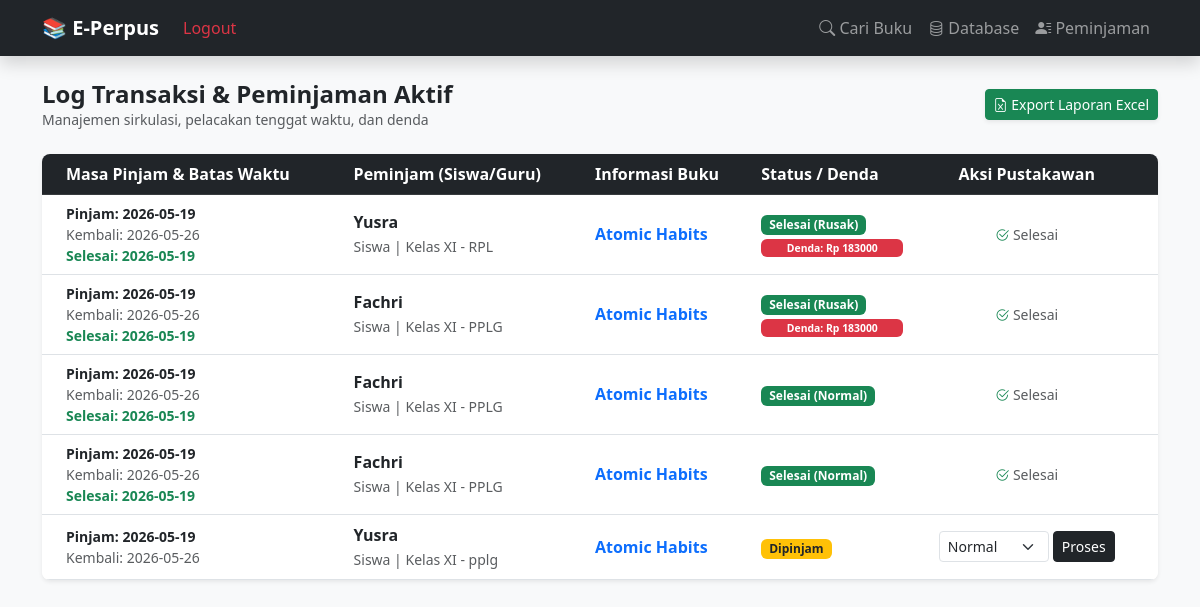
Before: /peminjaman (signed in) with the older database file.
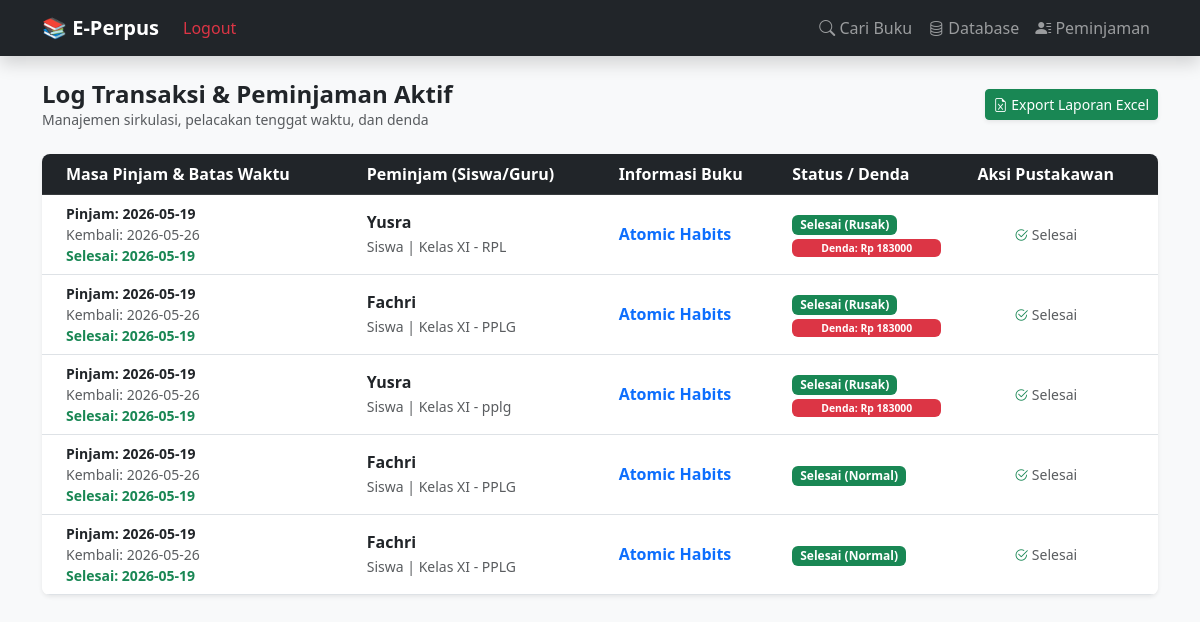
After: the same page with the newer database file.
### tables this page shows
CREATE TABLE peminjaman (
            id INTEGER PRIMARY KEY AUTOINCREMENT,
            id_buku INTEGER,
            id_anggota TEXT, -- Nama Peminjam
            tipe_user TEXT,  -- Siswa / Guru
            kelas TEXT,
            jurusan TEXT,
            tgl_pinjam TEXT,
            tgl_kembali_seharusnya TEXT,
            tgl_dikembalikan TEXT,
            status TEXT DEFAULT 'Dipinjam', -- Dipinjam / Kembali / Rusak / Hilang
            denda INTEGER DEFAULT 0,
            FOREIGN KEY(id_buku) REFERENCES buku(id)
        );

CREATE TABLE buku (
            id INTEGER PRIMARY KEY AUTOINCREMENT,
            -- Data Katalog (Publik)
            judul TEXT NOT NULL,
            sub_judul TEXT,
            penulis TEXT,
            penerbit TEXT,
            tahun_terbit TEXT,
            isbn TEXT,
            kategori TEXT,
            sinopsis TEXT,
            cover_img TEXT,
            -- Data Inventaris (Internal Pustakawan)
            id_buku_fisik TEXT UNIQUE, -- Barcode / ID Unik Eksemplar
            nomor_panggil TEXT,        -- Call Number di Rak
            lokasi_rak TEXT,
            sumber_perolehan TEXT,     -- Pembelian / Hadiah / Sumbangan
            tanggal_masuk TEXT,
            kondisi_buku TEXT DEFAULT 'Baik', -- Baik / Rusak / Hilang
            harga_buku INTEGER DEFAULT 0,     -- Untuk Pelaporan Aset & Denda Opsi A
            stok INTEGER DEFAULT 1
        );

### app.py (the view)
@app.route('/peminjaman')
def daftar_peminjaman():
    if not session.get('logged_in'):
        flash('Silakan login terlebih dahulu!', 'danger')
        return redirect(url_for('login'))
    conn = get_db_connection()
    peminjaman_data = conn.execute('''
        SELECT p.id, b.judul, p.id_anggota as nama, p.tipe_user, p.kelas, p.jurusan,
               p.tgl_pinjam, p.tgl_kembali_seharusnya, p.tgl_dikembalikan, p.status, p.denda
        FROM peminjaman p
        JOIN buku b ON p.id_buku = b.id
        ORDER BY p.status DESC, p.tgl_pinjam DESC
    ''').fetchall()
    conn.close()
    peminjaman_final = []
    tgl_sekarang = datetime.now().date()
    for row in peminjaman_data:
        p = dict(row)
        if p['status'] == 'Dipinjam' and p['tgl_kembali_seharusnya']:
            tgl_tenggat = datetime.strptime(p['tgl_kembali_seharusnya'], '%Y-%m-%d').date()
            selisih = (tgl_sekarang - tgl_tenggat).days
            if selisih > 0:
                p['terlambat'] = True
                p['durasi_terlambat'] = selisih
            else:
                p['terlambat'] = False
                p['durasi_terlambat'] = 0
        else:
            p['terlambat'] = False
            p['durasi_terlambat'] = 0
        peminjaman_final.append(p)
    return render_template('peminjaman.html', peminjaman=peminjaman_final)

### app.py (called while the page is built)
def get_db_connection():
    base_dir = os.path.dirname(os.path.abspath(__file__))
    db_path = os.path.join(base_dir, 'perpustakaan.db')
    conn = sqlite3.connect(db_path)
    conn.row_factory = sqlite3.Row
    return conn

### templates/peminjaman.html (shortened to what this page needs)
{% extends 'layout.html' %}
{% block content %}
<div class="d-flex justify-content-between align-items-center mb-4 mt-2">
    <div>
        <h4 class="fw-bold mb-0 text-dark">Log Transaksi & Peminjaman Aktif</h4>
        <p class="text-muted small mb-0">Manajemen sirkulasi, pelacakan tenggat waktu, dan denda</p>
    </div>
    {% if session.get('logged_in') %}
    <a href="/export_peminjaman" class="btn btn-success btn-sm shadow-sm">
        <i class="bi bi-file-earmark-excel"></i> Export Laporan Excel
    </a>
    {% endif %}
</div>
<div class="card shadow-sm border-0 rounded-3 overflow-hidden">
    <div class="table-responsive">
        <table class="table table-hover align-middle mb-0">
            <thead class="table-dark">
                <tr>
                    <th class="ps-4">Masa Pinjam & Batas Waktu</th>
                    <th>Peminjam (Siswa/Guru)</th>
                    <th>Informasi Buku</th>
                    <th>Status / Denda</th>
                    <th class="text-center pe-4">Aksi Pustakawan</th>
                </tr>
            </thead>
            <tbody>
                {% for p in peminjaman %}
                <tr class="{{ 'table-danger' if p.terlambat and p.status == 'Dipinjam' else '' }}">
                    <td class="ps-4">
                        <small class="d-block text-dark fw-bold">Pinjam: {{ p.tgl_pinjam }}</small>
                        <small class="d-block text-muted">Kembali: {{ p.tgl_kembali_seharusnya if p.tgl_kembali_seharusnya else '-' }}</small>
                        {% if p.tgl_dikembalikan %}
                            <small class="d-block text-success fw-bold">Selesai: {{ p.tgl_dikembalikan }}</small>
                        {% endif %}
                    </td>
                    <td>
                        <strong class="text-dark">{{ p.nama }}</strong><br>
                        <small class="text-muted">{{ p.tipe_user }} | Kelas {{ p.kelas }} - {{ p.jurusan }}</small>
                    </td>
                    <td><span class="fw-bold text-primary">{{ p.judul }}</span></td>
                    <td>
                        {% if p.status == 'Dipinjam' %}
                            <span class="badge bg-warning text-dark px-2 py-1 rounded">Dipinjam</span>
                        {% else %}
                            <span class="badge bg-success px-2 py-1 rounded">{{ p.status }}</span>
                            {% if p.denda > 0 %}
                                <span class="badge bg-danger d-block mt-1" style="font-size: 0.65rem;">Denda: Rp {{ p.denda|int }}</span>
                            {% endif %}
                        {% endif %}
                    </td>
                    <td class="text-center pe-4">
                        {% if p.status == 'Dipinjam' %}
                            <form action="/kembalikan/{{ p.id }}" method="POST" class="d-flex gap-1 justify-content-center align-items-center">
                                <select name="status_kembali" class="form-select form-select-sm" style="width: 110px;" required>
                                    <option value="Normal">Normal</option>
                                </select>
                                <button type="submit" class="btn btn-sm btn-dark" onclick="return confirm('Proses pengembalian eksemplar?')">
                                    Proses
                                </button>
                            </form>
                        {% else %}
                            <span class="text-muted small"><i class="bi bi-check2-circle text-success"></i> Selesai</span>
                        {% endif %}
                    </td>
                </tr>
                {% endfor %}
            </tbody>
        </table>
    </div>
</div>
{% endblock %}

### templates/layout.html (shortened to what this page needs)
<!DOCTYPE html>
<html lang="id">
<head>
    <link href="https://cdn.jsdelivr.net/npm/bootstrap@5.3.0/dist/css/bootstrap.min.css" rel="stylesheet">
    <link rel="stylesheet" href="https://cdn.jsdelivr.net/npm/bootstrap-icons@1.11.1/font/bootstrap-icons.css">
    <link rel="stylesheet" href="https://cdn.jsdelivr.net/npm/@fancyapps/ui@5.0/dist/fancybox/fancybox.css"/>
</head>
<body class="bg-light">
<nav class="navbar navbar-expand-lg navbar-dark bg-dark mb-4 shadow">
    <div class="container">
        <a class="navbar-brand fw-bold" href="/">📚 E-Perpus</a>
        <div class="navbar-nav ms-auto">
            {% if session.get('logged_in') %}
                <a class="nav-link text-danger" href="/logout">Logout</a>
            {% else %}
                <a class="nav-link text-primary fw-bold" href="{{ url_for('login') }}">Login Admin</a>
            {% endif %}
        </div>
        <div class="collapse navbar-collapse" id="navbarNav">
            <div class="navbar-nav ms-auto">
                <a class="nav-link" href="/"><i class="bi bi-search"></i> Cari Buku</a>
                <a class="nav-link" href="/koleksi"><i class="bi bi-database"></i> Database</a>
                <a class="nav-link" href="/peminjaman"><i class="bi bi-person-lines-fill"></i> Peminjaman</a>
            </div>
        </div>
    </div>
</nav>
<div class="container mt-4">
    {% block content %}
    {% endblock %}
</div>
</body>
</html>

Changed rows visible on the page:
changed peminjaman "pplg": tgl_dikembalikan (not shown) → "2026-05-19"; status (not shown) → "Selesai (Rusak)"; denda (not shown) → "183000"; status_kembali "Normal" → (not shown); status "Dipinjam Proses" → "Denda: Rp Selesai"; moves up the list
